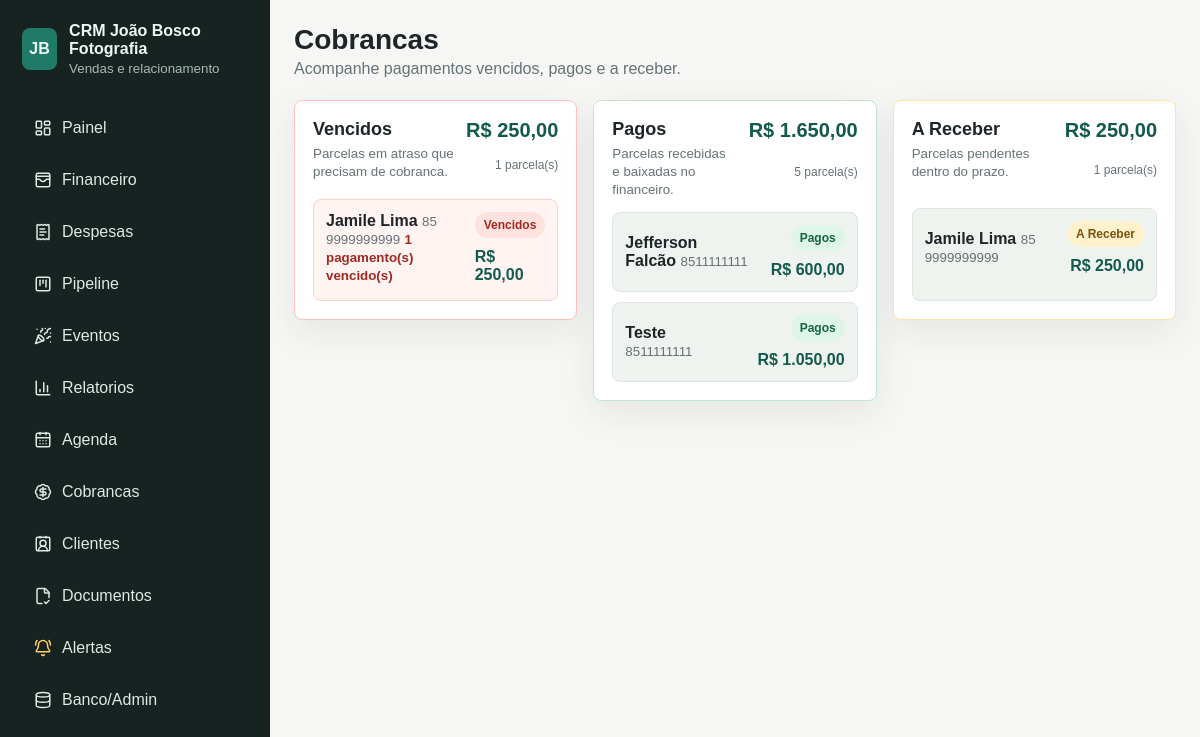
The page /cobrancas/ on the database its author committed.
### crm/models.py (models this page shows, shortened)
class Cliente(models.Model):
    nome = models.CharField(max_length=160)
    telefone = models.CharField(max_length=30, blank=True)
    email = models.EmailField(blank=True)
    origem = models.CharField(max_length=80, blank=True)
    tipo_evento = models.CharField(max_length=100, blank=True)
    data_evento = models.DateField(null=True, blank=True)
    proxima_oportunidade = models.DateField(
        null=True,
        blank=True,
        help_text="Data prevista para tentar uma nova venda.",
    )
    observacoes = models.TextField(blank=True)
    criado_em = models.DateTimeField(auto_now_add=True)
    atualizado_em = models.DateTimeField(auto_now=True)
    class Meta:
        ordering = ["nome"]

### crm/views.py (the view)
# urls.py: path("cobrancas/", views.cobrancas, name="cobrancas"),
def cobrancas(request):
    hoje = timezone.localdate()
    parcelas = Parcela.objects.select_related("venda", "venda__cliente").filter(
        venda__evento__isnull=False
    )
    grupos_base = [
        ("vencidos", "Vencidos", "Parcelas em atraso que precisam de cobranca.", "vencido"),
        ("pagos", "Pagos", "Parcelas recebidas e baixadas no financeiro.", "pago"),
        ("a_receber", "A Receber", "Parcelas pendentes dentro do prazo.", "pendente"),
    ]
    grupos_cobrancas = []
    for codigo, titulo, descricao, status in grupos_base:
        itens = [parcela for parcela in parcelas if parcela.status_financeiro == status]
        clientes = {}
        for parcela in itens:
            cliente = parcela.venda.cliente
            item = clientes.setdefault(
                cliente.pk,
                {"cliente": cliente, "parcelas": [], "total": Decimal("0.00"), "vencidas": 0},
            )
            item["parcelas"].append(parcela)
            item["total"] += parcela.valor
            if parcela.status_financeiro == "vencido":
                item["vencidas"] += 1
        grupos_cobrancas.append(
            {
                "codigo": codigo,
                "titulo": titulo,
                "descricao": descricao,
                "status": status,
                "clientes": sorted(clientes.values(), key=lambda item: item["cliente"].nome.lower()),
                "total": len(itens),
                "valor_total": sum((parcela.valor for parcela in itens), Decimal("0.00")),
            }
        )
    pagamentos = parcelas.exclude(status="pago")[:40]
    pagamentos_por_cliente = {}
    for parcela in pagamentos:
        cliente = parcela.venda.cliente
        item = pagamentos_por_cliente.setdefault(
            cliente.pk,
            {"cliente": cliente, "parcelas": [], "total": Decimal("0.00"), "vencidas": 0},
        )
        item["parcelas"].append(parcela)
        item["total"] += parcela.valor
        if parcela.status_financeiro == "vencido":
            item["vencidas"] += 1
    return render(
        request,
        "crm/cobrancas.html",
        {
            "grupos_cobrancas": grupos_cobrancas,
            "pagamentos_por_cliente": pagamentos_por_cliente.values(),
            "hoje": hoje,
        },
    )

### crm/models.py (called while the page is built)
    @property
    def status_financeiro(self):
        if self.status != "pago" and self.vencimento < timezone.localdate():
            return "vencido"
        return self.status

    @property
    def status_financeiro_label(self):
        if self.status_financeiro == "vencido":
            return "Vencido"
        return self.get_status_display()

### crm/templatetags/crm_format.py (called while the page is built)
@register.filter
def brl(valor):
    try:
        numero = Decimal(valor or 0)
    except (InvalidOperation, TypeError, ValueError):
        numero = Decimal("0")
    texto = f"{numero:,.2f}"
    texto = texto.replace(",", "X").replace(".", ",").replace("X", ".")
    return f"R$ {texto}"

### templates/crm/cobrancas.html (shortened to what this page needs)
{% extends "base.html" %}
{% load crm_format %}
{% block page_title %}Cobrancas{% endblock %}
{% block page_subtitle %}Acompanhe pagamentos vencidos, pagos e a receber.{% endblock %}
{% block content %}
<section class="billing-groups">
  {% for grupo in grupos_cobrancas %}
    <article class="panel billing-group {{ grupo.codigo }}">
      <header class="billing-group-head">
        <div>
          <h2>{{ grupo.titulo }}</h2>
          <small>{{ grupo.descricao }}</small>
        </div>
        <div class="billing-group-total">
          <strong>{{ grupo.valor_total|brl }}</strong>
          <span>{{ grupo.total }} parcela(s)</span>
        </div>
      </header>
      <div class="payment-accordion">
        {% for item in grupo.clientes %}
          <details class="payment-client{% if item.vencidas %} has-overdue{% endif %}">
            <summary>
              <div>
                <strong>{{ item.cliente.nome }}</strong>
                <small>{{ item.cliente.telefone|default:"Contato nao informado" }}{% if item.cliente.email %} - {{ item.cliente.email }}{% endif %}</small>
                {% if item.vencidas %}
                  <small class="overdue-text">{{ item.vencidas }} pagamento(s) vencido(s)</small>
                {% endif %}
              </div>
              <div class="payment-summary-values">
                <span class="badge {{ grupo.status }}">{{ grupo.titulo }}</span>
                <span>{{ item.total|brl }}</span>
              </div>
            </summary>
          </details>
        {% empty %}
          <p class="empty">Nenhuma parcela neste grupo.</p>
        {% endfor %}
      </div>
    </article>
  {% endfor %}
</section>
{% endblock %}

### static/crm/styles.css (style rules this page uses)
:root { --bg: #f6f7f4; --surface: #ffffff; --surface-2: #eef3ef; --text: #1e2528; --muted: #667276; --line: #dfe5e1; --accent: #1f7a68; --accent-dark: #135a4d; --danger: #b73737; --warning: #b76f16; --shadow: 0 12px 35px rgba(31, 43, 39, .08); }
* { box-sizing: border-box; }
body { margin: 0; min-height: 100vh; color: var(--text); background: var(--bg); font-family: Arial, Helvetica, sans-serif; }
.brand small, .topbar p, small { color: var(--muted); }
.stat, .panel, .sale, .form-panel { border: 1px solid var(--line); border-radius: 8px; background: var(--surface); box-shadow: var(--shadow); }
.panel, .form-panel { padding: 18px; }
h2 { margin: 0; font-size: 18px; letter-spacing: 0; }
.badge { display: inline-flex; align-items: center; min-height: 26px; padding: 0 9px; border-radius: 999px; background: #dce6e2; color: #32403c; font-size: 12px; font-weight: 700; }
.badge.pago { background: #dff5e8; color: #14643c; }
.badge.pendente { background: #fff1cc; color: #7b520d; }
.badge.vencido { background: #ffe1df; color: #9f2920; }
.overdue-text { color: #9f2920; font-weight: 700; }
.payment-accordion { display: grid; gap: 10px; }
.billing-groups { display: grid; grid-template-columns: repeat(3, minmax(0, 1fr)); gap: 16px; align-items: start; }
.billing-group { display: grid; gap: 14px; min-height: 220px; }
.billing-group.vencidos { border-color: #ffc2bd; }
.billing-group.pagos { border-color: #bfe7cf; }
.billing-group.a_receber { border-color: #ffe1a8; }
.billing-group-head { display: flex; justify-content: space-between; gap: 12px; }
.billing-group-head h2 { margin: 0 0 4px; }
.billing-group-total { display: grid; justify-items: end; gap: 4px; white-space: nowrap; }
.billing-group-total strong { color: var(--accent-dark); font-size: 20px; }
.billing-group-total span { color: var(--muted); font-size: 12px; }
.payment-client { border: 1px solid var(--line); border-radius: 8px; background: var(--surface-2); overflow: hidden; }
.payment-client.has-overdue { border-color: #ffd0ca; background: #fff4f2; }
.payment-client summary { display: flex; align-items: center; justify-content: space-between; gap: 12px; min-height: 48px; padding: 12px; cursor: pointer; }
.payment-client summary::marker { color: var(--accent); }
.payment-client summary span { color: var(--accent-dark); font-weight: 800; }
.payment-summary-values { display: inline-flex; align-items: center; gap: 10px; flex-wrap: wrap; justify-content: flex-end; }

### rows shown on the page
Cliente: cliente.nome "Jamile Lima", cliente.telefone "85 9999999999", vencidas "1", titulo "Vencidos", total|brl "R$ 250,00", titulo "A Receber"
Cliente: cliente.nome "Jefferson Falcão", cliente.telefone "8511111111", titulo "Pagos", total|brl "R$ 600,00"
Cliente: cliente.nome "Teste", cliente.telefone "8511111111", titulo "Pagos", total|brl "R$ 1.050,00"

### other values the page prints
{{ grupo.titulo }} "Vencidos" "Pagos" "A Receber"
{{ grupo.descricao }} "Parcelas em atraso que precisam de cobranca." "Parcelas recebidas e baixadas no financeiro." "Parcelas pendentes dentro do prazo."
{{ grupo.valor_total|brl }} "R$ 250,00" "R$ 1.650,00" "R$ 250,00"
{{ grupo.total }} "1" "5" "1"
